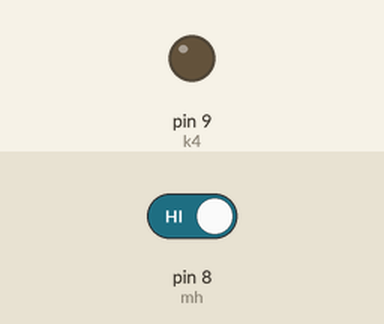
Recording of a sketch running on a simulated Arduino Uno, built with avr-gcc and run on an emulated ATmega328P. On the bench: output pins drawn as LEDs (lit = HIGH). Inputs (shaded band) come from the test bench; at power-on: pin 8 (mh) HIGH. What the sketch prints to the serial monitor is not drawn.

Above: at 1.2 s.
1.3 s: pin 8 (mh) driven LOW
At 3.1 s:
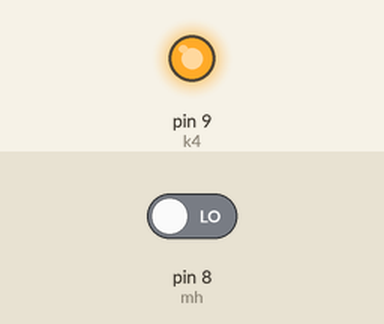
4.3 s: pin 8 (mh) driven HIGH
At 4.6 s:
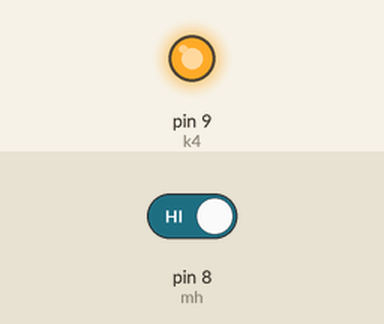
Timing chart, 0 to 7.3 s (numbered marks = the images above; inputs shaded):
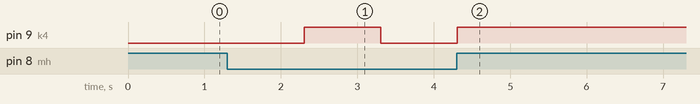

The sketch:

MH-sensor-series_With_Relay_LED.ino
```cpp
bool value=0;
#define mh 8
bool valuek4=0;
#define k4 9
void setup()
{
  Serial.begin(9600);
  pinMode(mh,INPUT);
  pinMode(k4,OUTPUT);
}
void loop()
{
  value=digitalRead(mh);
  Serial.println(value);
  valuek4=digitalRead(k4);
  if(value==0 && valuek4==0){
    delay(1000);
    digitalWrite(k4,1);
    }
  else if(value==0 && valuek4==1){
    delay(1000);
    digitalWrite(k4,0);
    }
}
```

Measured:
- after the input at 1.3 s, pin 9 (k4): LOW → HIGH after 1.0 s, → LOW 1.0 s later
- after the input at 4.3 s, pin 9 (k4): goes on until 4.3 s, then stays HIGH
